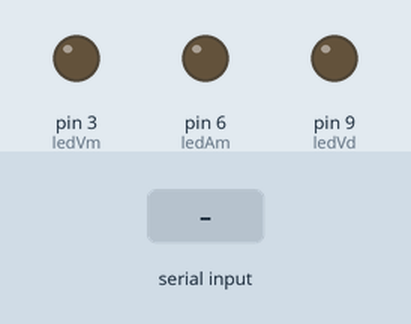
Simulated run of this sketch. Board: Arduino Uno, built with avr-gcc and run on an emulated ATmega328P. Shown: output pins drawn as LEDs (lit = HIGH). The test bench sets the inputs (shaded band).

Above: at 1.2 s.
1.3 s: "P" received over Serial
At 1.78 s:
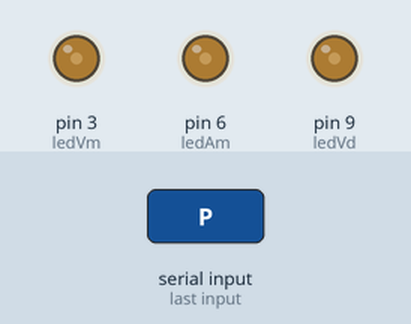
At 2.38 s:
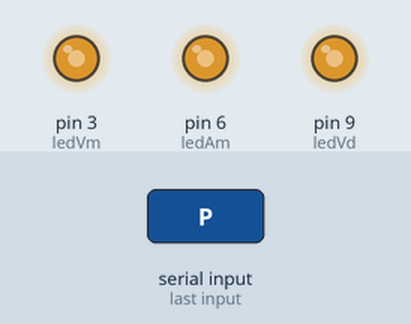
Timing chart, 0 to 10.3 s (numbered marks = the images above; inputs shaded):
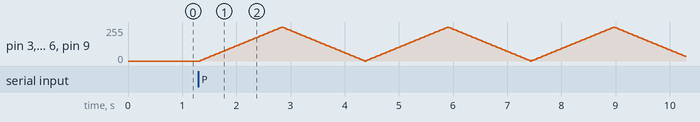

The sketch:

Teste_app_servo.ino
```cpp
#define ledVm 3
#define ledAm 6
#define ledVd 9

int fadeAmount= 5;
int brightness = 0;
//alterar para o Servo
void setup()
{
  Serial.begin(9600);
  pinMode(ledVm, OUTPUT);
  pinMode(ledAm, OUTPUT);
  pinMode(ledVd, OUTPUT);
}

void loop(){
  if (Serial.available()> 0)
  {
    char data = Serial.read();
    if (data == 'D') //direita
    {
      digitalWrite(ledVm, HIGH);
      digitalWrite(ledAm, LOW);
      digitalWrite(ledVd, LOW);
    }
    else if (data == 'E') //esquerda
    {
      digitalWrite(ledVm, LOW);
      digitalWrite(ledAm, HIGH);
      digitalWrite(ledVd, LOW);
    }
    else if (data == 'G')
    {
      digitalWrite(ledVm, LOW);
      digitalWrite(ledAm, LOW);
      digitalWrite(ledVd, HIGH);
    }

    else if(data =='P')
    {
     for ( int i = 0; i<300; i++)
     {
       analogWrite (ledVm, brightness);
       analogWrite (ledAm, brightness);
       analogWrite (ledVd, brightness);
      // mudar brilho
       brightness= brightness + fadeAmount;

       //Inverter a direção
       if(brightness <=0 || brightness >=255)
       {
         fadeAmount = -fadeAmount;
        }
  delay(30);
      }
    }


  }

}
```
